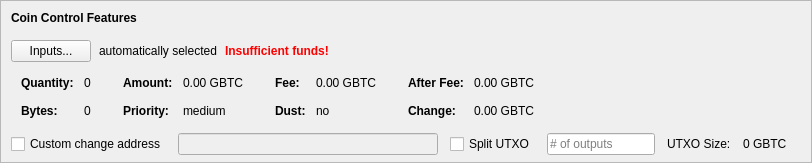
    <widget class="QFrame" name="frameCoinControl">
     <property name="sizePolicy">
      <sizepolicy hsizetype="Expanding" vsizetype="Expanding">
       <horstretch>0</horstretch>
       <verstretch>0</verstretch>
      </sizepolicy>
     </property>
     <property name="maximumSize">
      <size>
       <width>16777215</width>
       <height>16777215</height>
      </size>
     </property>
     <property name="frameShape">
      <enum>QFrame::StyledPanel</enum>
     </property>
     <property name="frameShadow">
      <enum>QFrame::Sunken</enum>
     </property>
     <layout class="QVBoxLayout" name="verticalLayoutCoinControl2">
      <property name="spacing">
       <number>0</number>
      </property>
      <property name="leftMargin">
       <number>0</number>
      </property>
      <property name="topMargin">
       <number>0</number>
      </property>
      <property name="rightMargin">
       <number>0</number>
      </property>
      <property name="bottomMargin">
       <number>6</number>
      </property>
      <item>
       <layout class="QVBoxLayout" name="verticalLayoutCoinControl" stretch="0,0,0,0,1">
        <property name="spacing">
         <number>0</number>
        </property>
        <property name="leftMargin">
         <number>10</number>
        </property>
        <property name="topMargin">
         <number>10</number>
        </property>
        <item>
         <layout class="QHBoxLayout" name="horizontalLayoutCoinControl1">
          <property name="bottomMargin">
           <number>15</number>
          </property>
          <item>
           <widget class="QLabel" name="labelCoinControlFeatures">
            <property name="sizePolicy">
             <sizepolicy hsizetype="Preferred" vsizetype="Maximum">
              <horstretch>0</horstretch>
              <verstretch>0</verstretch>
             </sizepolicy>
            </property>
            <property name="font">
             <font>
              <weight>75</weight>
              <bold>true</bold>
             </font>
            </property>
            <property name="styleSheet">
             <string notr="true">font-weight:bold;</string>
            </property>
            <property name="text">
             <string>Coin Control Features</string>
            </property>
           </widget>
          </item>
         </layout>
        </item>
        <item>
         <layout class="QHBoxLayout" name="horizontalLayoutCoinControl2" stretch="0,0,0,0">
          <property name="spacing">
           <number>8</number>
          </property>
          <property name="bottomMargin">
           <number>10</number>
          </property>
          <item>
           <widget class="QPushButton" name="pushButtonCoinControl">
            <property name="styleSheet">
             <string notr="true"/>
            </property>
            <property name="text">
             <string>Inputs...</string>
            </property>
            <property name="autoDefault">
             <bool>false</bool>
            </property>
           </widget>
          </item>
          <item>
           <widget class="QLabel" name="labelCoinControlAutomaticallySelected">
            <property name="text">
             <string>automatically selected</string>
            </property>
            <property name="margin">
             <number>5</number>
            </property>
           </widget>
          </item>
          <item>
           <widget class="QLabel" name="labelCoinControlInsuffFunds">
            <property name="font">
             <font>
              <weight>75</weight>
              <bold>true</bold>
             </font>
            </property>
            <property name="styleSheet">
             <string notr="true">color:red;font-weight:bold;</string>
            </property>
            <property name="text">
             <string>Insufficient funds!</string>
            </property>
            <property name="margin">
             <number>5</number>
            </property>
           </widget>
          </item>
          <item>
           <spacer name="horizontalSpacerCoinControl">
            <property name="orientation">
             <enum>Qt::Horizontal</enum>
            </property>
            <property name="sizeHint" stdset="0">
             <size>
              <width>40</width>
              <height>1</height>
             </size>
            </property>
           </spacer>
          </item>
         </layout>
        </item>
        <item>
         <widget class="QWidget" name="widgetCoinControl" native="true">
          <property name="sizePolicy">
           <sizepolicy hsizetype="Preferred" vsizetype="Preferred">
            <horstretch>0</horstretch>
            <verstretch>0</verstretch>
           </sizepolicy>
          </property>
          <property name="minimumSize">
           <size>
            <width>0</width>
            <height>0</height>
           </size>
          </property>
          <property name="styleSheet">
           <string notr="true"/>
          </property>
          <layout class="QHBoxLayout" name="horizontalLayoutCoinControl5">
           <property name="leftMargin">
            <number>0</number>
           </property>
           <property name="topMargin">
            <number>0</number>
           </property>
           <property name="rightMargin">
            <number>0</number>
           </property>
           <property name="bottomMargin">
            <number>0</number>
           </property>
           <item>
            <layout class="QHBoxLayout" name="horizontalLayoutCoinControl3" stretch="0,0,0,1">
             <property name="spacing">
              <number>20</number>
             </property>
             <property name="topMargin">
              <number>0</number>
             </property>
             <property name="bottomMargin">
              <number>10</number>
             </property>
             <item>
              <layout class="QFormLayout" name="formLayoutCoinControl1">
               <property name="horizontalSpacing">
                <number>10</number>
               </property>
               <property name="verticalSpacing">
                <number>14</number>
               </property>
               <property name="leftMargin">
                <number>10</number>
               </property>
               <property name="topMargin">
                <number>4</number>
               </property>
               <property name="rightMargin">
                <number>6</number>
               </property>
               <item row="0" column="0">
                <widget class="QLabel" name="labelCoinControlQuantityText">
                 <property name="font">
                  <font>
                   <weight>75</weight>
                   <bold>true</bold>
                  </font>
                 </property>
                 <property name="text">
                  <string>Quantity:</string>
                 </property>
                 <property name="margin">
                  <number>0</number>
                 </property>
                </widget>
               </item>
               <item row="0" column="1">
                <widget class="QLabel" name="labelCoinControlQuantity">
                 <property name="cursor">
                  <cursorShape>IBeamCursor</cursorShape>
                 </property>
                 <property name="contextMenuPolicy">
                  <enum>Qt::ActionsContextMenu</enum>
                 </property>
                 <property name="text">
                  <string notr="true">0</string>
                 </property>
                 <property name="margin">
                  <number>0</number>
                 </property>
                 <property name="textInteractionFlags">
                  <set>Qt::LinksAccessibleByMouse|Qt::TextSelectableByKeyboard|Qt::TextSelectableByMouse</set>
                 </property>
                </widget>
               </item>
               <item row="1" column="0">
                <widget class="QLabel" name="labelCoinControlBytesText">
                 <property name="font">
                  <font>
                   <weight>75</weight>
                   <bold>true</bold>
                  </font>
                 </property>
                 <property name="text">
                  <string>Bytes:</string>
                 </property>
                </widget>
               </item>
               <item row="1" column="1">
                <widget class="QLabel" name="labelCoinControlBytes">
                 <property name="cursor">
                  <cursorShape>IBeamCursor</cursorShape>
                 </property>
                 <property name="contextMenuPolicy">
                  <enum>Qt::ActionsContextMenu</enum>
                 </property>
                 <property name="text">
                  <string notr="true">0</string>
                 </property>
                 <property name="textInteractionFlags">
                  <set>Qt::LinksAccessibleByMouse|Qt::TextSelectableByKeyboard|Qt::TextSelectableByMouse</set>
                 </property>
                </widget>
               </item>
              </layout>
             </item>
             <item>
              <layout class="QFormLayout" name="formLayoutCoinControl2">
               <property name="horizontalSpacing">
                <number>10</number>
               </property>
               <property name="verticalSpacing">
                <number>14</number>
               </property>
               <property name="leftMargin">
                <number>6</number>
               </property>
               <property name="topMargin">
                <number>4</number>
               </property>
               <property name="rightMargin">
                <number>6</number>
               </property>
               <item row="0" column="0">
                <widget class="QLabel" name="labelCoinControlAmountText">
                 <property name="font">
                  <font>
                   <weight>75</weight>
                   <bold>true</bold>
                  </font>
                 </property>
                 <property name="text">
                  <string>Amount:</string>
                 </property>
                 <property name="margin">
                  <number>0</number>
                 </property>
                </widget>
               </item>
               <item row="0" column="1">
                <widget class="QLabel" name="labelCoinControlAmount">
                 <property name="cursor">
                  <cursorShape>IBeamCursor</cursorShape>
                 </property>
                 <property name="contextMenuPolicy">
                  <enum>Qt::ActionsContextMenu</enum>
                 </property>
                 <property name="text">
                  <string notr="true">0.00 GBTC</string>
                 </property>
                 <property name="textInteractionFlags">
                  <set>Qt::LinksAccessibleByMouse|Qt::TextSelectableByKeyboard|Qt::TextSelectableByMouse</set>
                 </property>
                </widget>
               </item>
               <item row="1" column="0">
                <widget class="QLabel" name="labelCoinControlPriorityText">
                 <property name="font">
                  <font>
                   <weight>75</weight>
                   <bold>true</bold>
                  </font>
                 </property>
                 <property name="text">
                  <string>Priority:</string>
                 </property>
                </widget>
               </item>
               <item row="1" column="1">
                <widget class="QLabel" name="labelCoinControlPriority">
                 <property name="cursor">
                  <cursorShape>IBeamCursor</cursorShape>
                 </property>
                 <property name="contextMenuPolicy">
                  <enum>Qt::ActionsContextMenu</enum>
                 </property>
                 <property name="text">
                  <string>medium</string>
                 </property>
                 <property name="textInteractionFlags">
                  <set>Qt::LinksAccessibleByMouse|Qt::TextSelectableByKeyboard|Qt::TextSelectableByMouse</set>
                 </property>
                </widget>
               </item>
              </layout>
             </item>
             <item>
              <layout class="QFormLayout" name="formLayoutCoinControl3">
               <property name="horizontalSpacing">
                <number>10</number>
               </property>
               <property name="verticalSpacing">
                <number>14</number>
               </property>
               <property name="leftMargin">
                <number>6</number>
               </property>
               <property name="topMargin">
                <number>4</number>
               </property>
               <property name="rightMargin">
                <number>6</number>
               </property>
               <item row="0" column="0">
                <widget class="QLabel" name="labelCoinControlFeeText">
                 <property name="font">
                  <font>
                   <weight>75</weight>
                   <bold>true</bold>
                  </font>
                 </property>
                 <property name="text">
                  <string>Fee:</string>
                 </property>
                 <property name="margin">
                  <number>0</number>
                 </property>
                </widget>
               </item>
               <item row="0" column="1">
                <widget class="QLabel" name="labelCoinControlFee">
                 <property name="cursor">
                  <cursorShape>IBeamCursor</cursorShape>
                 </property>
                 <property name="contextMenuPolicy">
                  <enum>Qt::ActionsContextMenu</enum>
                 </property>
                 <property name="text">
                  <string notr="true">0.00 GBTC</string>
                 </property>
                 <property name="textInteractionFlags">
                  <set>Qt::LinksAccessibleByMouse|Qt::TextSelectableByKeyboard|Qt::TextSelectableByMouse</set>
                 </property>
                </widget>
               </item>
               <item row="1" column="0">
                <widget class="QLabel" name="labelCoinControlLowOutputText">
                 <property name="font">
                  <font>
                   <weight>75</weight>
                   <bold>true</bold>
                  </font>
                 </property>
                 <property name="text">
                  <string>Dust:</string>
                 </property>
                </widget>
               </item>
               <item row="1" column="1">
                <widget class="QLabel" name="labelCoinControlLowOutput">
                 <property name="cursor">
                  <cursorShape>IBeamCursor</cursorShape>
                 </property>
                 <property name="contextMenuPolicy">
                  <enum>Qt::ActionsContextMenu</enum>
                 </property>
                 <property name="text">
                  <string>no</string>
                 </property>
                 <property name="textInteractionFlags">
                  <set>Qt::LinksAccessibleByMouse|Qt::TextSelectableByKeyboard|Qt::TextSelectableByMouse</set>
                 </property>
                </widget>
               </item>
              </layout>
             </item>
             <item>
              <layout class="QFormLayout" name="formLayoutCoinControl4">
               <property name="horizontalSpacing">
                <number>10</number>
               </property>
               <property name="verticalSpacing">
                <number>14</number>
               </property>
               <property name="leftMargin">
                <number>6</number>
               </property>
               <property name="topMargin">
                <number>4</number>
               </property>
               <property name="rightMargin">
                <number>6</number>
               </property>
               <item row="0" column="0">
                <widget class="QLabel" name="labelCoinControlAfterFeeText">
                 <property name="font">
                  <font>
                   <weight>75</weight>
                   <bold>true</bold>
                  </font>
                 </property>
                 <property name="text">
                  <string>After Fee:</string>
                 </property>
                 <property name="margin">
                  <number>0</number>
                 </property>
                </widget>
               </item>
               <item row="0" column="1">
                <widget class="QLabel" name="labelCoinControlAfterFee">
                 <property name="cursor">
                  <cursorShape>IBeamCursor</cursorShape>
                 </property>
                 <property name="contextMenuPolicy">
                  <enum>Qt::ActionsContextMenu</enum>
                 </property>
                 <property name="text">
                  <string notr="true">0.00 GBTC</string>
                 </property>
                 <property name="textInteractionFlags">
                  <set>Qt::LinksAccessibleByMouse|Qt::TextSelectableByKeyboard|Qt::TextSelectableByMouse</set>
                 </property>
                </widget>
               </item>
               <item row="1" column="0">
                <widget class="QLabel" name="labelCoinControlChangeText">
                 <property name="font">
                  <font>
                   <weight>75</weight>
                   <bold>true</bold>
                  </font>
                 </property>
                 <property name="text">
                  <string>Change:</string>
                 </property>
                </widget>
               </item>
               <item row="1" column="1">
                <widget class="QLabel" name="labelCoinControlChange">
                 <property name="cursor">
                  <cursorShape>IBeamCursor</cursorShape>
                 </property>
                 <property name="contextMenuPolicy">
                  <enum>Qt::ActionsContextMenu</enum>
                 </property>
                 <property name="text">
                  <string notr="true">0.00 GBTC</string>
                 </property>
                 <property name="textInteractionFlags">
                  <set>Qt::LinksAccessibleByMouse|Qt::TextSelectableByKeyboard|Qt::TextSelectableByMouse</set>
                 </property>
                </widget>
               </item>
              </layout>
             </item>
            </layout>
           </item>
          </layout>
         </widget>
        </item>
        <item>
         <layout class="QHBoxLayout" name="horizontalLayoutCoinControl4" stretch="0,0,0,0,0,0,0">
          <property name="spacing">
           <number>12</number>
          </property>
          <property name="sizeConstraint">
           <enum>QLayout::SetDefaultConstraint</enum>
          </property>
          <property name="topMargin">
           <number>5</number>
          </property>
          <property name="rightMargin">
           <number>5</number>
          </property>
          <item>
           <widget class="QCheckBox" name="checkBoxCoinControlChange">
            <property name="toolTip">
             <string>If this is activated, but the change address is empty or invalid, change will be sent to a newly generated address.</string>
            </property>
            <property name="text">
             <string>Custom change address</string>
            </property>
           </widget>
          </item>
          <item>
           <widget class="QValidatedLineEdit" name="lineEditCoinControlChange">
            <property name="enabled">
             <bool>false</bool>
            </property>
            <property name="sizePolicy">
             <sizepolicy hsizetype="Expanding" vsizetype="Fixed">
              <horstretch>0</horstretch>
              <verstretch>0</verstretch>
             </sizepolicy>
            </property>
           </widget>
          </item>
          <item>
           <widget class="QCheckBox" name="splitBlockCheckBox">
            <property name="text">
             <string>Split UTXO</string>
            </property>
           </widget>
          </item>
          <item>
           <widget class="QLineEdit" name="splitBlockLineEdit">
            <property name="sizePolicy">
             <sizepolicy hsizetype="Fixed" vsizetype="Fixed">
              <horstretch>50</horstretch>
              <verstretch>0</verstretch>
             </sizepolicy>
            </property>
            <property name="placeholderText">
             <string># of outputs</string>
            </property>
           </widget>
          </item>
          <item>
           <widget class="QLabel" name="labelBlockSizeText">
            <property name="text">
             <string>UTXO Size:</string>
            </property>
           </widget>
          </item>
          <item>
           <widget class="QLabel" name="labelBlockSize">
            <property name="text">
             <string>0 GBTC</string>
            </property>
           </widget>
          </item>
          <item>
           <widget class="QLabel" name="labelCoinControlChangeLabel">
            <property name="sizePolicy">
             <sizepolicy hsizetype="Preferred" vsizetype="Expanding">
              <horstretch>0</horstretch>
              <verstretch>0</verstretch>
             </sizepolicy>
            </property>
            <property name="minimumSize">
             <size>
              <width>0</width>
              <height>0</height>
             </size>
            </property>
            <property name="text">
             <string/>
            </property>
            <property name="margin">
             <number>3</number>
            </property>
           </widget>
          </item>
         </layout>
        </item>
        <item>
         <spacer name="verticalSpacerCoinControl">
          <property name="orientation">
           <enum>Qt::Vertical</enum>
          </property>
          <property name="sizeHint" stdset="0">
           <size>
            <width>800</width>
            <height>1</height>
           </size>
          </property>
         </spacer>
        </item>
       </layout>
      </item>
     </layout>
    </widget>
